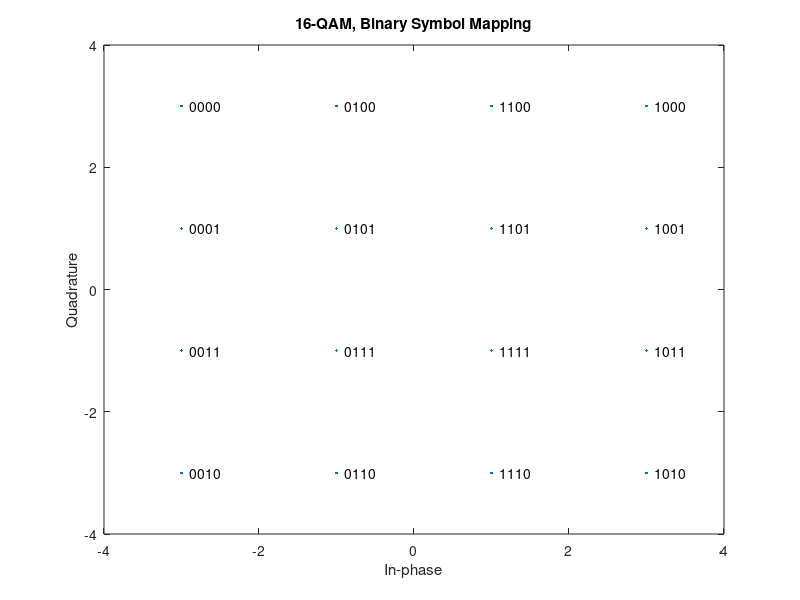

The MATLAB source for this figure:

pkg load communications
M = 16;                         % Modulation order
x = (0:15);                     % Integer input
y1 = qammod(x, M);          % 16-QAM output, phase offset = 0


scatterplot(y1)
text(real(y1)+0.1, imag(y1), dec2bin(x))
title('16-QAM, Binary Symbol Mapping')
axis([-4 4 -4 4])
hold on
pause(10)
